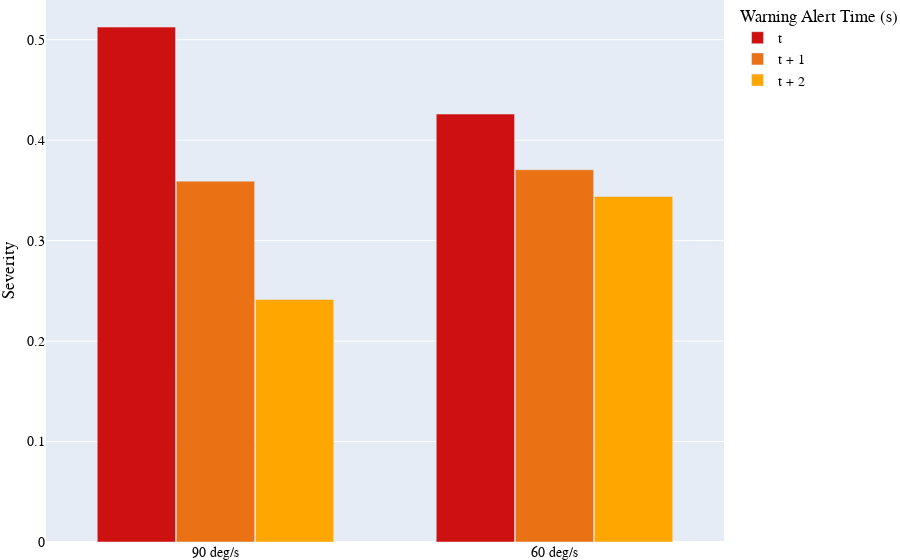

Source (notebook cell):
### Code cell
import plotly.graph_objects as go

t2=['90 deg/s', '60 deg/s']
q= [np.mean(St5tr90h0_mean_max),np.mean(Stt1tr60h0_mean_max)]
r= [np.mean(St6tr90h0_mean_max),np.mean(Stt2tr60h0_mean_max)]
t = [np.mean(St7tr90h0_mean_max),np.mean(Stt3tr60h0_mean_max) ] 
fig = go.Figure(data=[
    go.Bar(name="t", x=t2, y=q, marker={'color':'#cd1010'}),
    go.Bar(name='t + 1', x=t2, y=r,marker={'color':'#ea7114'}),
    go.Bar(name='t + 2', x=t2, y=t,marker={'color':'#ffa600'})
])
# Change the bar mode
fig.update_layout(barmode='group', bargap=0.3, bargroupgap=0.01,margin=go.layout.Margin(
        l=0, #left margin
        r=0, #right margin
        b=0, #bottom margin
        t=0  #top margin
    ),
    xaxis_tickfont_size=14,
    yaxis_tickfont_size=14, 
    #title="Average Maximum Severity wrt Warning Alert Level", title_x=0.45, 
    #xaxis_title="Time (s)",
    yaxis_title="Severity",
    legend_title="Warning Alert Time (s)",
    font=dict(
        family="Roboto Mono",
        size=14,
        color="Black"
    )
)

fig.write_image("images/al_high_tr.pdf")
fig.show()

### Figure 1 — Plotly figure (JSON) as saved in the notebook; plotly's stock layout.template omitted (floating-point values rounded to 4 significant figures)
{"data": [{"marker": {"color": "#cd1010"}, "name": "t", "type": "bar", "x": ["90 deg/s", "60 deg/s"], "y": [0.5125, 0.426]}, {"marker": {"color": "#ea7114"}, "name": "t + 1", "type": "bar", "x": ["90 deg/s", "60 deg/s"], "y": [0.3592, 0.3706]}, {"marker": {"color": "#ffa600"}, "name": "t + 2", "type": "bar", "x": ["90 deg/s", "60 deg/s"], "y": [0.2415, 0.3439]}], "layout": {"autosize": true, "bargap": 0.3, "bargroupgap": 0.01, "barmode": "group", "font": {"color": "Black", "family": "Roboto Mono", "size": 14}, "legend": {"title": {"text": "Warning Alert Time (s)"}}, "margin": {"b": 0, "l": 0, "r": 0, "t": 0}, "xaxis": {"autorange": true, "range": [-0.5, 1.5], "tickfont": {"size": 14}, "type": "category"}, "yaxis": {"autorange": true, "range": [0, 0.5395], "tickfont": {"size": 14}, "title": {"text": "Severity"}, "type": "linear"}}}
